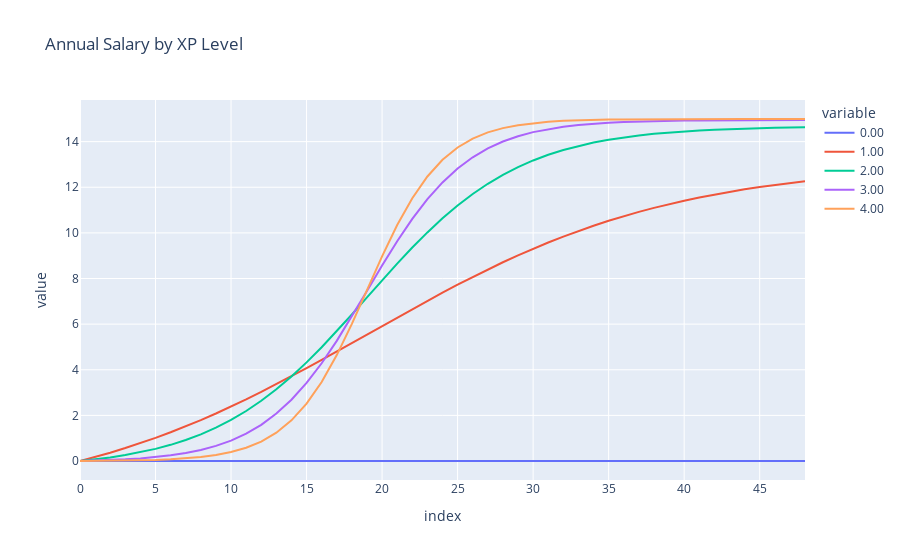

Notebook source saved alongside this figure:
### Code cell
max_xp = 5
max_salary = 100 # (thousand dollars per year   )

salary_data_dict ={}

for k in np.arange(0, 5, 1):
    this_salary_ladder = [logistic(x, np.max(xp_levels)/2, k, salary_base_block) for x in np.arange(0.1,5,.1)]
    this_salary_ladder -= this_salary_ladder[0]
    salary_data_dict[f"{k:.2f}"] = this_salary_ladder

df = pd.DataFrame(salary_data_dict)

fig = px.line(df, title='Annual Salary by XP Level')
fig.show()

### Figure 1 — Plotly figure (JSON) as saved in the notebook; plotly's stock layout.template omitted (floating-point values rounded to 4 significant figures)
{"data": [{"hovertemplate": "variable=0.00<br>index=%{x}<br>value=%{y}<extra></extra>", "legendgroup": "0.00", "line": {"color": "#636efa", "dash": "solid"}, "marker": {"symbol": "circle"}, "mode": "lines", "name": "0.00", "orientation": "v", "showlegend": true, "type": "scatter", "x": [0, 1, 2, 3, 4, 5, 6, 7, 8, 9, 10, 11, 12, 13, 14, 15, 16, 17, 18, 19, 20, 21, 22, 23, 24, 25, 26, 27, 28, 29, 30, 31, 32, 33, 34, 35, 36, 37, 38, 39, 40, 41, 42, 43, 44, 45, 46, 47, 48], "xaxis": "x", "y": [0, 0, 0, 0, 0, 0, 0, 0, 0, 0, 0, 0, 0, 0, 0, 0, 0, 0, 0, 0, 0, 0, 0, 0, 0, 0, 0, 0, 0, 0, 0, 0, 0, 0, 0, 0, 0, 0, 0, 0, 0, 0, 0, 0, 0, 0, 0, 0, 0], "yaxis": "y"}, {"hovertemplate": "variable=1.00<br>index=%{x}<br>value=%{y}<extra></extra>", "legendgroup": "1.00", "line": {"color": "#EF553B", "dash": "solid"}, "marker": {"symbol": "circle"}, "mode": "lines", "name": "1.00", "orientation": "v", "showlegend": true, "type": "scatter", "x": [0, 1, 2, 3, 4, 5, 6, 7, 8, 9, 10, 11, 12, 13, 14, 15, 16, 17, 18, 19, 20, 21, 22, 23, 24, 25, 26, 27, 28, 29, 30, 31, 32, 33, 34, 35, 36, 37, 38, 39, 40, 41, 42, 43, 44, 45, 46, 47, 48], "xaxis": "x", "y": [0, 0.1761, 0.3654, 0.5681, 0.7848, 1.016, 1.261, 1.521, 1.794, 2.082, 2.384, 2.699, 3.026, 3.364, 3.711, 4.068, 4.432, 4.801, 5.174, 5.548, 5.923, 6.296, 6.665, 7.029, 7.385, 7.733, 8.071, 8.398, 8.713, 9.014, 9.302, 9.576, 9.836, 10.08, 10.31, 10.53, 10.73, 10.92, 11.1, 11.26, 11.41, 11.55, 11.68, 11.8, 11.91, 12.01, 12.1, 12.19, 12.27], "yaxis": "y"}, {"hovertemplate": "variable=2.00<br>index=%{x}<br>value=%{y}<extra></extra>", "legendgroup": "2.00", "line": {"color": "#00cc96", "dash": "solid"}, "marker": {"symbol": "circle"}, "mode": "lines", "name": "2.00", "orientation": "v", "showlegend": true, "type": "scatter", "x": [0, 1, 2, 3, 4, 5, 6, 7, 8, 9, 10, 11, 12, 13, 14, 15, 16, 17, 18, 19, 20, 21, 22, 23, 24, 25, 26, 27, 28, 29, 30, 31, 32, 33, 34, 35, 36, 37, 38, 39, 40, 41, 42, 43, 44, 45, 46, 47, 48], "xaxis": "x", "y": [0, 0.07074, 0.1562, 0.2593, 0.3832, 0.5316, 0.7089, 0.9194, 1.168, 1.46, 1.8, 2.192, 2.639, 3.144, 3.706, 4.322, 4.987, 5.691, 6.424, 7.172, 7.919, 8.652, 9.357, 10.02, 10.64, 11.2, 11.7, 12.15, 12.54, 12.88, 13.18, 13.42, 13.63, 13.81, 13.96, 14.08, 14.19, 14.27, 14.34, 14.4, 14.45, 14.49, 14.52, 14.55, 14.57, 14.59, 14.6, 14.62, 14.63], "yaxis": "y"}, {"hovertemplate": "variable=3.00<br>index=%{x}<br>value=%{y}<extra></extra>", "legendgroup": "3.00", "line": {"color": "#ab63fa", "dash": "solid"}, "marker": {"symbol": "circle"}, "mode": "lines", "name": "3.00", "orientation": "v", "showlegend": true, "type": "scatter", "x": [0, 1, 2, 3, 4, 5, 6, 7, 8, 9, 10, 11, 12, 13, 14, 15, 16, 17, 18, 19, 20, 21, 22, 23, 24, 25, 26, 27, 28, 29, 30, 31, 32, 33, 34, 35, 36, 37, 38, 39, 40, 41, 42, 43, 44, 45, 46, 47, 48], "xaxis": "x", "y": [0, 0.01742, 0.04087, 0.07242, 0.1148, 0.1716, 0.2476, 0.3489, 0.4835, 0.6614, 0.8946, 1.198, 1.586, 2.078, 2.686, 3.422, 4.286, 5.265, 6.333, 7.45, 8.567, 9.635, 10.61, 11.48, 12.21, 12.82, 13.31, 13.7, 14.01, 14.24, 14.42, 14.55, 14.65, 14.73, 14.79, 14.83, 14.86, 14.88, 14.9, 14.91, 14.92, 14.93, 14.93, 14.94, 14.94, 14.94, 14.95, 14.95, 14.95], "yaxis": "y"}, {"hovertemplate": "variable=4.00<br>index=%{x}<br>value=%{y}<extra></extra>", "legendgroup": "4.00", "line": {"color": "#FFA15A", "dash": "solid"}, "marker": {"symbol": "circle"}, "mode": "lines", "name": "4.00", "orientation": "v", "showlegend": true, "type": "scatter", "x": [0, 1, 2, 3, 4, 5, 6, 7, 8, 9, 10, 11, 12, 13, 14, 15, 16, 17, 18, 19, 20, 21, 22, 23, 24, 25, 26, 27, 28, 29, 30, 31, 32, 33, 34, 35, 36, 37, 38, 39, 40, 41, 42, 43, 44, 45, 46, 47, 48], "xaxis": "x", "y": [0, 0.003687, 0.009185, 0.01738, 0.02959, 0.04776, 0.07479, 0.1149, 0.1744, 0.2623, 0.3915, 0.58, 0.8524, 1.24, 1.781, 2.512, 3.465, 4.643, 6.012, 7.492, 8.973, 10.34, 11.52, 12.47, 13.2, 13.74, 14.13, 14.41, 14.59, 14.72, 14.81, 14.87, 14.91, 14.94, 14.96, 14.97, 14.98, 14.98, 14.98, 14.99, 14.99, 14.99, 14.99, 14.99, 14.99, 14.99, 14.99, 14.99, 14.99], "yaxis": "y"}], "layout": {"legend": {"title": {"text": "variable"}, "tracegroupgap": 0}, "title": {"text": "Annual Salary by XP Level"}, "xaxis": {"anchor": "y", "domain": [0, 1], "title": {"text": "index"}}, "yaxis": {"anchor": "x", "domain": [0, 1], "title": {"text": "value"}}}}
